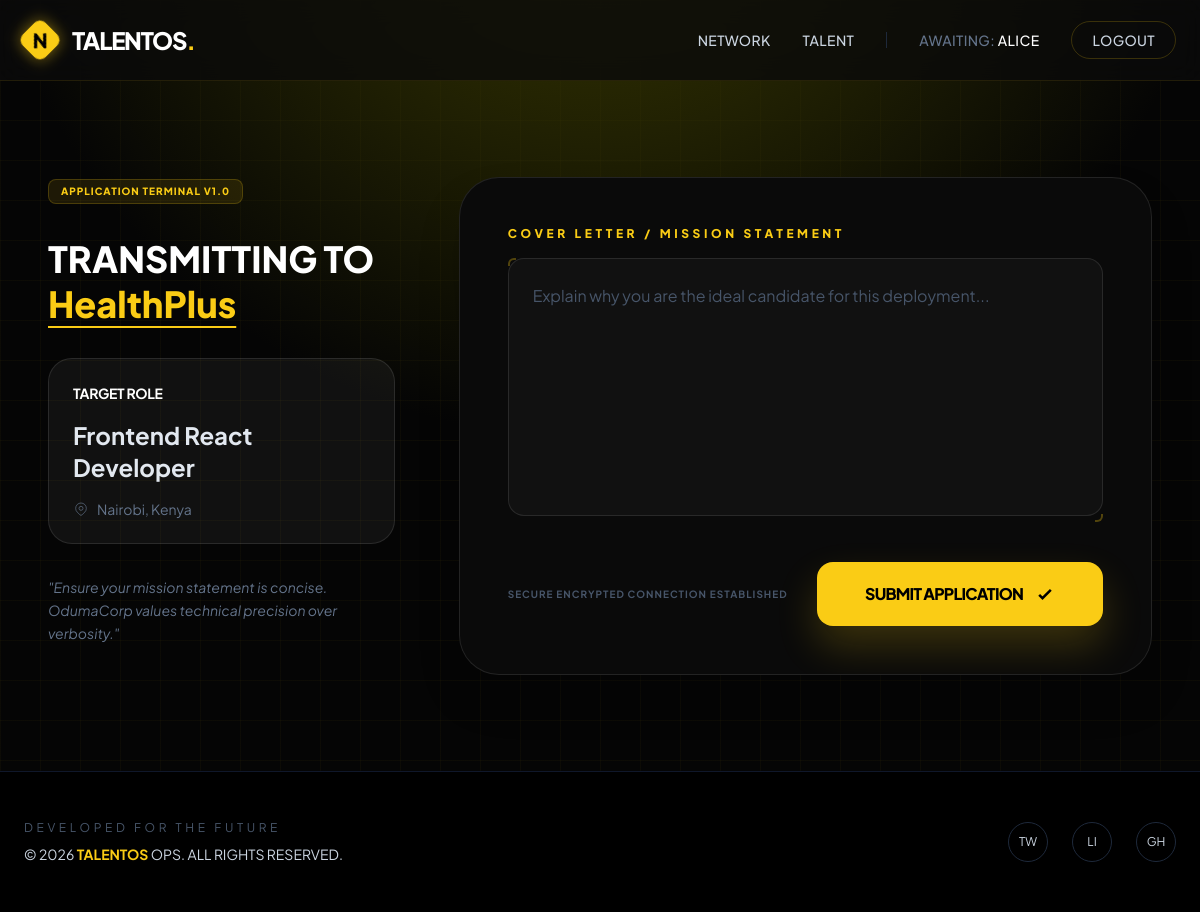
/jobs/2/apply/ (signed in), run on the app's committed database.
### members/models.py (models this page shows, shortened)
class User(AbstractUser):
    email = models.EmailField(unique=True)
    USERNAME_FIELD = "email"
    REQUIRED_FIELDS = ["username"]

class Organization(models.Model):
    name = models.CharField(max_length=255)
    slug = models.SlugField(unique=True)
    description = models.TextField(blank=True)
    website = models.URLField(blank=True)
    created_at = models.DateTimeField(auto_now_add=True)

### jobs/models.py (models this page shows, shortened)
class Job(models.Model):
    organization = models.ForeignKey(
        Organization,
        on_delete=models.CASCADE,
        related_name="jobs"
    )
    title = models.CharField(max_length=255)
    description = models.TextField()
    LOCATION_CHOICES = [
        ("remote", "Remote"),
        ("onsite", "On-site"),
        ("hybrid", "Hybrid"),
    ]
    location_type = models.CharField(
        max_length=20,
        choices=LOCATION_CHOICES
    )
    location = models.CharField(max_length=255, blank=True)
    is_active = models.BooleanField(default=True)
    created_at = models.DateTimeField(auto_now_add=True)
    expires_at = models.DateTimeField(null=True, blank=True)

### jobs/views.py (the view, shortened to what this page needs)
# urls.py: path('<int:pk>/apply/', views.job_apply, name='job_apply'), # /jobs/1/apply/ -> apply form
@login_required
def job_apply(request, pk):
    job = get_object_or_404(Job, pk=pk)
    return render(request, "jobs/job_apply.html", {"job": job})

### jobs/templates/jobs/job_apply.html (shortened to what this page needs)
{% extends "members/base.html" %}
{% block content %}
<div class="max-w-6xl mx-auto px-6 py-12">
    <div class="flex flex-col lg:flex-row gap-16">
        <div class="lg:w-1/3 space-y-8">
            <div class="inline-flex items-center gap-2 px-3 py-1 rounded-lg bg-yellow-400/10 border border-yellow-400/20 text-yellow-400 text-[10px] font-black uppercase tracking-widest">
                Application Terminal v1.0
            </div>
            <h1 class="text-4xl font-black text-white leading-tight">
                TRANSMITTING TO <br/>
                <span class="text-yellow-400 underline underline-offset-8 decoration-2">{{ job.organization.name }}</span>
            </h1>
            <div class="p-6 rounded-3xl bg-white/5 border border-white/10 space-y-4">
                <h3 class="text-white font-bold text-sm uppercase tracking-tight">Target Role</h3>
                <p class="text-2xl font-bold text-slate-200">{{ job.title }}</p>
                <div class="flex items-center gap-2 text-slate-500 text-sm">
                    <svg class="w-4 h-4" fill="none" stroke="currentColor" viewBox="0 0 24 24"><path d="M17.657 16.657L13.414 20.9a1.998 1.998 0 01-2.827 0l-4.244-4.243a8 8 0 1111.314 0z"/><path d="M15 11a3 3 0 11-6 0 3 3 0 016 0z"/></svg>
                    {{ job.location }}
                </div>
            </div>
            <p class="text-slate-500 text-sm leading-relaxed italic">
                "Ensure your mission statement is concise. OdumaCorp values technical precision over verbosity."
            </p>
        </div>
        <div class="lg:w-2/3">
            <form method="post" class="relative group">
                <div class="bg-[#0A0A0A] border border-white/10 rounded-[2.5rem] p-8 md:p-12 shadow-2xl relative overflow-hidden transition-all group-hover:border-yellow-400/30">
                    <div class="mb-10">
                        <label class="block text-xs font-black uppercase tracking-[0.3em] text-yellow-400 mb-4">
                            Cover Letter / Mission Statement
                        </label>
                        <div class="relative">
                            <textarea
                                name="cover_letter"
                                rows="8"
                                placeholder="Explain why you are the ideal candidate for this deployment..."
                                class="w-full bg-white/[0.03] border border-white/10 rounded-2xl p-6 text-slate-200 placeholder-slate-600 focus:outline-none focus:ring-2 focus:ring-yellow-400/50 focus:border-yellow-400/50 transition-all resize-none leading-relaxed"
                            ></textarea>
                            <div class="absolute top-0 left-0 w-2 h-2 border-t-2 border-l-2 border-yellow-400/30 rounded-tl-md"></div>
                            <div class="absolute bottom-0 right-0 w-2 h-2 border-b-2 border-r-2 border-yellow-400/30 rounded-br-md"></div>
                        </div>
                    </div>
                    <div class="flex flex-col sm:flex-row items-center justify-between gap-6">
                        <p class="text-[10px] text-slate-600 font-bold uppercase tracking-widest">
                            Secure Encrypted Connection established
                        </p>
                        <button type="submit" class="w-full sm:w-auto px-12 py-5 bg-yellow-400 text-black font-black uppercase tracking-tighter rounded-2xl hover:scale-105 active:scale-95 transition-all shadow-[0_20px_40px_rgba(250,204,21,0.2)] flex items-center justify-center gap-3">
                            Submit Application
                            <svg class="w-5 h-5" fill="none" stroke="currentColor" viewBox="0 0 24 24" stroke-width="3"><path d="M5 13l4 4L19 7"/></svg>
                        </button>
                    </div>
                </div>
            </form>
        </div>
    </div>
</div>
{% endblock %}

### members/templates/members/base.html (shortened to what this page needs)
<!DOCTYPE html>
<html lang="en" class="scroll-smooth">
<head>
    <script src="https://cdn.tailwindcss.com"></script>
</head>
<body class="text-slate-300 min-h-screen flex flex-col">
    <nav class="glass-nav sticky top-0 z-50">
        <div class="max-w-7xl mx-auto px-6 h-20 flex justify-between items-center">
            <div class="flex items-center gap-2">
                <div class="h-8 w-8 bg-yellow-400 rounded-lg rotate-45 flex items-center justify-center shadow-[0_0_15px_rgba(250,204,21,0.5)]">
                    <div class="-rotate-45 text-black font-black text-xl">N</div>
                </div>
                <a href="{% url 'home' %}" class="group flex items-center no-underline">
                    <h1 class="text-2xl font-extrabold tracking-tighter text-white ml-2 transition-all group-hover:opacity-80">
                        TALENTOS<span class="text-yellow-400 group-hover:animate-pulse">.</span>
                    </h1>
                </a>
            </div>
            <div class="hidden md:flex items-center gap-8 text-sm font-medium tracking-wide">
                <a href="{% url 'dashboard' %}" class="hover:text-yellow-400 transition-colors uppercase">Network</a>
                <a href="#" class="hover:text-yellow-400 transition-colors uppercase">Talent</a>
                {% if user.is_authenticated %}
                    <span class="text-slate-500 uppercase">Awaiting: <span class="text-white">{{ user.username }}</span></span>
                    <form method="post" action="{% url 'logout' %}" style="display:inline;">
                        <button type="submit" class="border border-yellow-400/20 px-5 py-2 rounded-full hover:bg-yellow-400 hover:text-black transition-all">
                            LOGOUT
                        </button>
                    </form>
                {% else %}
                    <a href="{% url 'login' %}" class="hover:text-yellow-400 transition-colors uppercase">Access</a>
                    <a href="{% url 'signup' %}" class="btn-yellow text-black px-6 py-2.5 rounded-full font-bold uppercase tracking-wider">Join TALENTOS</a>
                {% endif %}
            </div>
        </div>
    </nav>
    <main class="flex-grow">
        <div class="max-w-7xl mx-auto px-6 py-12">
            {% block content %}{% endblock %}
        </div>
    </main>
    <footer class="border-t border-slate-900 bg-black py-12">
        <div class="max-w-7xl mx-auto px-6 flex flex-col md:flex-row justify-between items-center gap-8">
            <div class="text-center md:text-left">
                <p class="text-xs uppercase tracking-[0.3em] text-slate-600 mb-2">Developed for the Future</p>
                <p class="text-sm">&copy; 2026 <span class="text-yellow-400 font-bold">TALENTOS</span> OPS. ALL RIGHTS RESERVED.</p>
            </div>
            <div class="flex gap-6">
                <div class="h-10 w-10 border border-slate-800 rounded-full flex items-center justify-center hover:border-yellow-400 transition-colors cursor-pointer">
                    <span class="text-xs">TW</span>
                </div>
                <div class="h-10 w-10 border border-slate-800 rounded-full flex items-center justify-center hover:border-yellow-400 transition-colors cursor-pointer">
                    <span class="text-xs">LI</span>
                </div>
                <div class="h-10 w-10 border border-slate-800 rounded-full flex items-center justify-center hover:border-yellow-400 transition-colors cursor-pointer">
                    <span class="text-xs">GH</span>
                </div>
            </div>
        </div>
    </footer>
</body>
</html>

### members/templates/members/base.html (style rules this page uses)
body { font-family: 'Plus Jakarta Sans', sans-serif; background-color: #050505; background-image: radial-gradient(circle at 50% -20%, #3e3e00 0%, transparent 50%), linear-gradient(rgba(250, 204, 21, 0.03) 1px, transparent 1px), linear-gradient(90deg, rgba(250, 204, 21, 0.03) 1px, transparent 1px); background-size: 100% 100%, 40px 40px, 40px 40px; }
.glass-nav { background: rgba(10, 10, 10, 0.8); backdrop-filter: blur(12px); border-bottom: 1px solid rgba(250, 204, 21, 0.1); }

### data on the page
User: username "ALICE"
Job: organization.name "HealthPlus", title "Frontend React Developer", location "Nairobi, Kenya"
